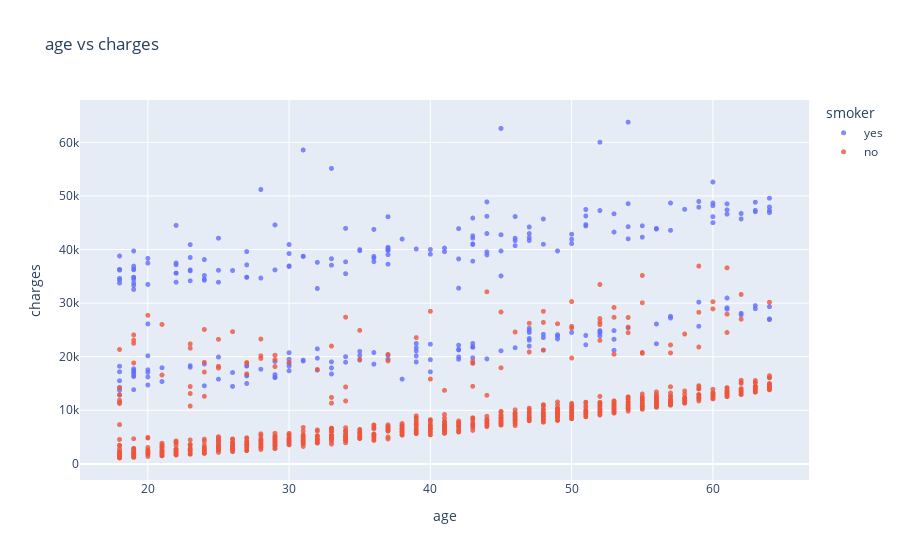

This figure's notebook cell:
### Code cell
fig=px.scatter(medical_data,
              x='age',
              y='charges',
              color ='smoker',
              opacity=0.8,
              hover_data=['sex'],
              title='age vs charges')
fig.update_traces(marker_size=5)
fig.show()

### Figure 1 — Plotly figure (JSON) as saved in the notebook; plotly's stock layout.template omitted (floating-point values rounded to 4 significant figures; data arrays with more than 128 entries replaced by an {"elided": "..."} marker saying what was removed)
{"data": [{"customdata": {"elided": "274x1 str values"}, "hovertemplate": "smoker=yes<br>age=%{x}<br>charges=%{y}<br>sex=%{customdata[0]}<extra></extra>", "legendgroup": "yes", "marker": {"color": "#636efa", "opacity": 0.8, "size": 5, "symbol": "circle"}, "mode": "markers", "name": "yes", "showlegend": true, "type": "scattergl", "x": {"elided": "274 int values"}, "xaxis": "x", "y": {"elided": "274 float values"}, "yaxis": "y"}, {"customdata": {"elided": "1064x1 str values"}, "hovertemplate": "smoker=no<br>age=%{x}<br>charges=%{y}<br>sex=%{customdata[0]}<extra></extra>", "legendgroup": "no", "marker": {"color": "#EF553B", "opacity": 0.8, "size": 5, "symbol": "circle"}, "mode": "markers", "name": "no", "showlegend": true, "type": "scattergl", "x": {"elided": "1064 int values"}, "xaxis": "x", "y": {"elided": "1064 float values"}, "yaxis": "y"}], "layout": {"autosize": true, "legend": {"title": {"text": "smoker"}, "tracegroupgap": 0}, "title": {"text": "age vs charges"}, "xaxis": {"anchor": "y", "autorange": true, "domain": [0, 1], "range": [15.2, 66.8], "title": {"text": "age"}, "type": "linear"}, "yaxis": {"anchor": "x", "autorange": true, "domain": [0, 1], "range": [-3755.0, 68650.0], "title": {"text": "charges"}, "type": "linear"}}}
